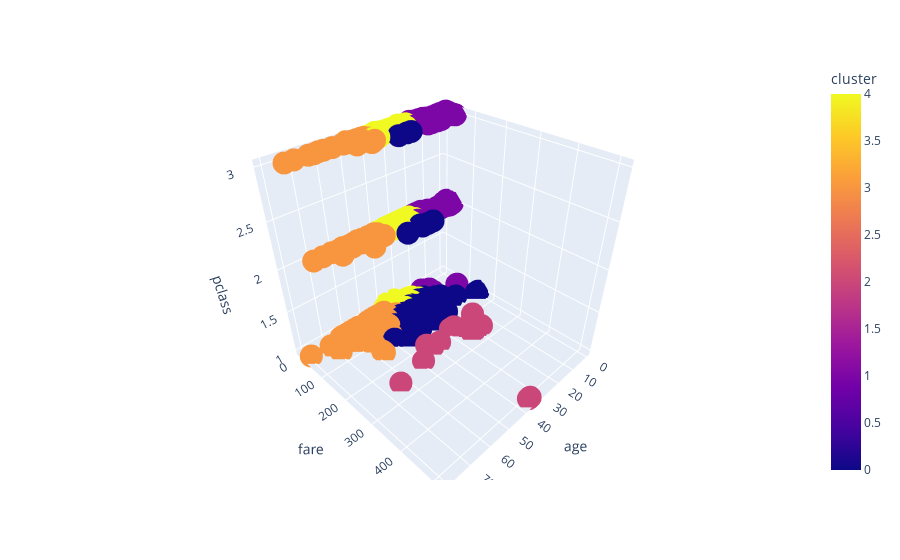

This figure's notebook cell:
### Code cell
import plotly.express as px
fig = px.scatter_3d(df, x = "age", y = "fare",z= "pclass",color="cluster")
fig.show()

### Figure 1 — Plotly figure (JSON) as saved in the notebook; plotly's stock layout.template omitted (floating-point values rounded to 4 significant figures; data arrays with more than 128 entries replaced by an {"elided": "..."} marker saying what was removed)
{"data": [{"hovertemplate": "age=%{x}<br>fare=%{y}<br>pclass=%{z}<br>cluster=%{marker.color}<extra></extra>", "legendgroup": "", "marker": {"color": {"elided": "891 int values"}, "coloraxis": "coloraxis", "symbol": "circle"}, "mode": "markers", "name": "", "scene": "scene", "showlegend": false, "type": "scatter3d", "x": {"elided": "891 float values"}, "y": {"elided": "891 float values"}, "z": {"elided": "891 int values"}}], "layout": {"coloraxis": {"colorbar": {"title": {"text": "cluster"}}, "colorscale": [[0, "#0d0887"], [0.1111, "#46039f"], [0.2222, "#7201a8"], [0.3333, "#9c179e"], [0.4444, "#bd3786"], [0.5556, "#d8576b"], [0.6667, "#ed7953"], [0.7778, "#fb9f3a"], [0.8889, "#fdca26"], [1, "#f0f921"]]}, "legend": {"tracegroupgap": 0}, "margin": {"t": 60}, "scene": {"domain": {"x": [0, 1], "y": [0, 1]}, "xaxis": {"title": {"text": "age"}}, "yaxis": {"title": {"text": "fare"}}, "zaxis": {"title": {"text": "pclass"}}}}}
